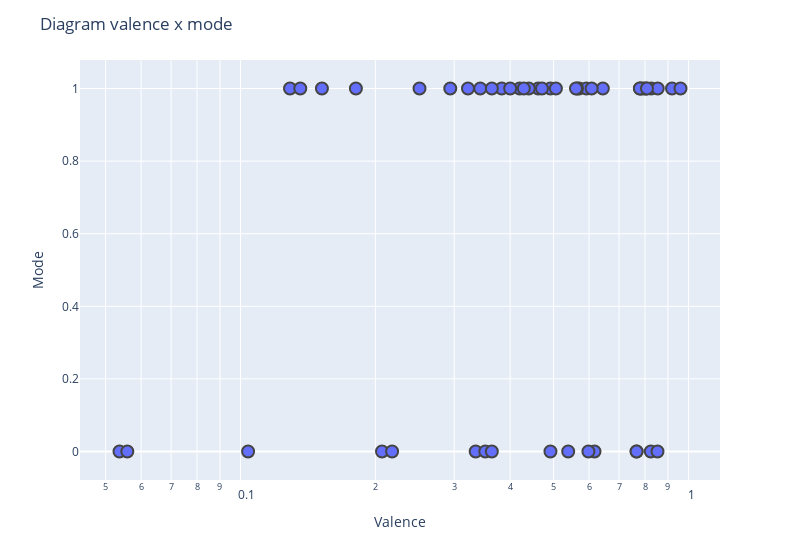

The notebook cell this image was saved under:
### Markdown cell above
Plotaremos um diagrama pra podermos obter a classificação visualmente:

### Code cell
import plotly.express as px

df_sample = data_frame.sample(n=50)

mkey = []

for i in df_sample.index:
    if df_sample['mode'][i] == 1:
        mkey.append(df_sample['key'][i] + 0.5)
    else:
        mkey.append(df_sample['key'][i])


df_scatter = pd.DataFrame({
    'mkey' : mkey,
    'valence' : df_sample.get('valence')
})


fig  = px.scatter(df_sample, x = 'valence',y = 'mode', log_x = True, width = 800)
fig.update_traces(marker = dict(size = 12, line=dict(width = 2)), selector = dict(mode = 'markers'))
fig.update_layout(title = 'Diagram valence x mode')
fig.update_xaxes(title = 'Valence')
fig.update_yaxes(title = 'Mode')
fig.show()

### Figure 1 — Plotly figure (JSON) as saved in the notebook; plotly's stock layout.template omitted (floating-point values rounded to 4 significant figures)
{"data": [{"hovertemplate": "valence=%{x}<br>mode=%{y}<extra></extra>", "legendgroup": "", "marker": {"color": "#636efa", "symbol": "circle", "line": {"width": 2}, "size": 12}, "mode": "markers", "name": "", "orientation": "v", "showlegend": false, "x": [0.383, 0.322, 0.129, 0.826, 0.617, 0.492, 0.797, 0.919, 0.462, 0.644, 0.294, 0.471, 0.766, 0.96, 0.824, 0.42, 0.152, 0.853, 0.181, 0.57, 0.207, 0.136, 0.492, 0.854, 0.805, 0.251, 0.592, 0.44, 0.343, 0.598, 0.786, 0.78, 0.608, 0.218, 0.364, 0.539, 0.335, 0.352, 0.104, 0.506, 0.364, 0.766, 0.4, 0.0537, 0.564, 0.779, 0.808, 0.429, 0.0559, 0.561], "xaxis": "x", "y": [1, 1, 1, 1, 0, 1, 1, 1, 1, 1, 1, 1, 0, 1, 0, 1, 1, 0, 1, 1, 0, 1, 0, 1, 1, 1, 1, 1, 1, 0, 1, 1, 1, 0, 1, 0, 0, 0, 0, 1, 0, 0, 1, 0, 1, 1, 1, 1, 0, 1], "yaxis": "y", "type": "scatter"}], "layout": {"xaxis": {"anchor": "y", "domain": [0.0, 1.0], "title": {"text": "Valence"}, "type": "log"}, "yaxis": {"anchor": "x", "domain": [0.0, 1.0], "title": {"text": "Mode"}}, "legend": {"tracegroupgap": 0}, "margin": {"t": 60}, "width": 800, "title": {"text": "Diagram valence x mode"}}}
